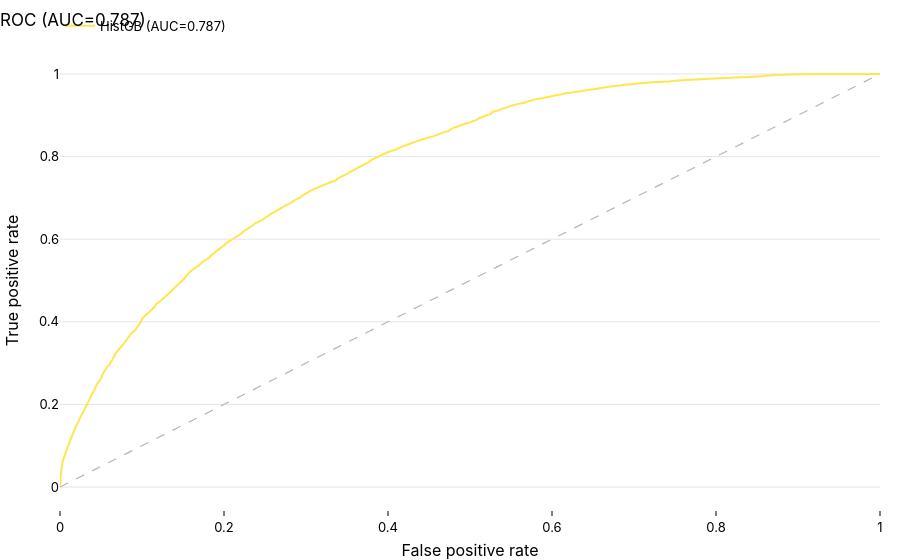
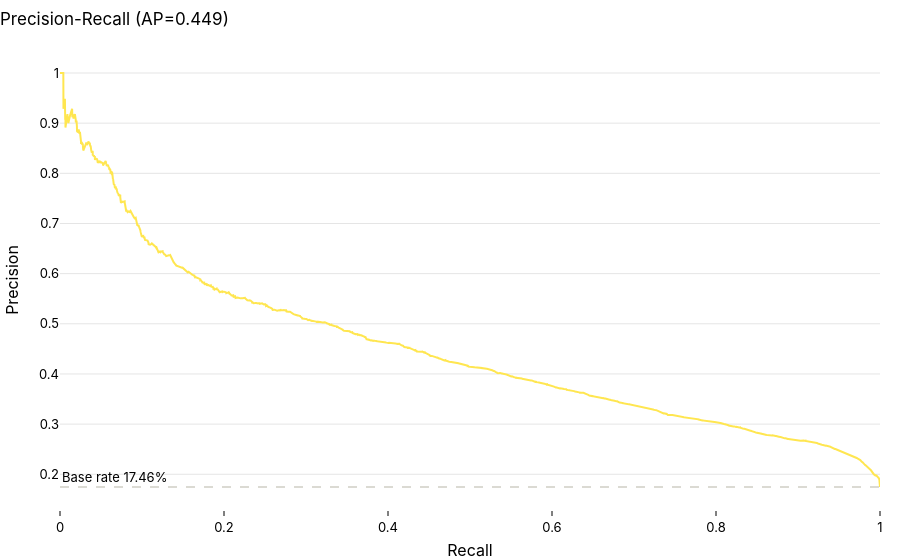
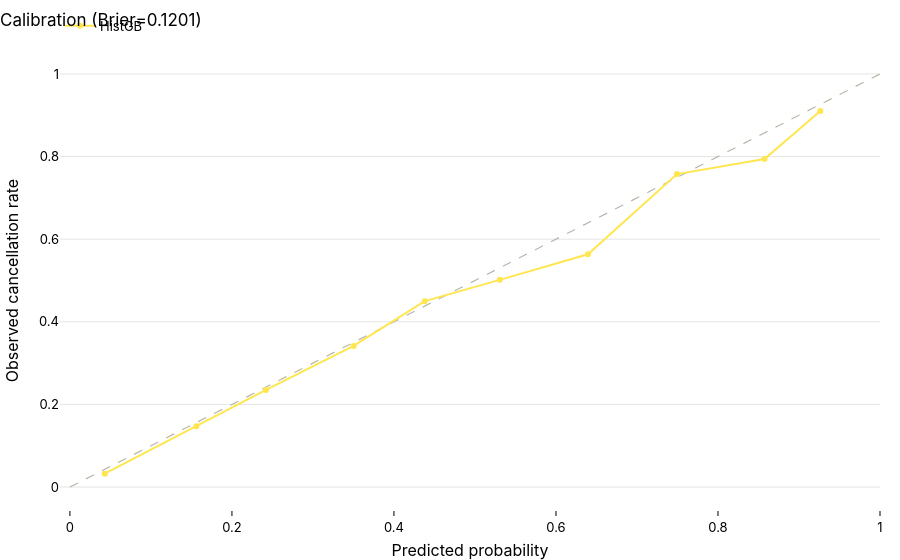

Here is the notebook cell these charts were saved with, in order:
### Markdown cell above
## §9 - Final evaluation on test (one-time only!)

### Code cell
# =============================================================================
# §9 TEST METRICS + diagnostic plots (Plotly)
# =============================================================================
from sklearn.metrics import roc_curve, precision_score, recall_score, f1_score
from sklearn.calibration import calibration_curve
prob_test = model.predict_proba(X_test)[:, 1]
test_metrics = pd.Series({
    "auc": roc_auc_score(y_test, prob_test), "ap": average_precision_score(y_test, prob_test),
    "brier": brier_score_loss(y_test, prob_test), "lift@5%": lift_at(y_test, prob_test, 0.05),
    "lift@10%": lift_at(y_test, prob_test, 0.10), "base_rate": float(y_test.mean()),
}, name="test").round(4)
thr_rows = []
for _, row in op_points.iterrows():
    pred = (prob_test >= row["threshold"]).astype(int)
    thr_rows.append({"name": row["name"], "threshold": row["threshold"],
                     "precision": precision_score(y_test, pred), "recall": recall_score(y_test, pred),
                     "f1": f1_score(y_test, pred)})
test_at_thresholds = pd.DataFrame(thr_rows).round(4)
test_metrics.to_csv(TAB / "test_metrics.csv"); test_at_thresholds.to_csv(TAB / "test_at_thresholds.csv", index=False)
print("== Headline (Test) =="); print(test_metrics.to_string())
print("\n== Operating points (Test) =="); print(test_at_thresholds.to_string(index=False))
# Plotly ROC / PR / calibration.
fpr, tpr, _ = roc_curve(y_test, prob_test)
P.roc_curve_fig({"HistGB": (fpr, tpr, test_metrics["auc"])}, title=f"ROC (AUC={test_metrics['auc']:.3f})").show()
p2, r2, _ = precision_recall_curve(y_test, prob_test)
P.pr_curve_fig({"HistGB": (r2, p2, test_metrics["ap"])}, base_rate=float(y_test.mean()),
               title=f"Precision-Recall (AP={test_metrics['ap']:.3f})").show()
fpos, mpred = calibration_curve(y_test, prob_test, n_bins=10)
P.calibration_fig({"HistGB": (mpred, fpos)}, title=f"Calibration (Brier={test_metrics['brier']:.4f})").show()

### Figure 1 — Plotly figure (JSON) as saved in the notebook; plotly's stock layout.template omitted (floating-point values rounded to 4 significant figures; data arrays with more than 128 entries replaced by an {"elided": "..."} marker saying what was removed)
{"data": [{"line": {"color": "#FFE650", "width": 2}, "mode": "lines", "name": "HistGB (AUC=0.787)", "type": "scatter", "x": {"elided": "7410 float values"}, "y": {"elided": "7410 float values"}}, {"line": {"color": "#B8B6A8", "dash": "dash", "width": 1.2}, "mode": "lines", "showlegend": false, "type": "scatter", "x": [0, 1], "y": [0, 1]}], "layout": {"title": {"text": "ROC (AUC=0.787)"}, "xaxis": {"title": {"text": "False positive rate"}}, "yaxis": {"title": {"text": "True positive rate"}}}}

### Figure 2 — Plotly figure (JSON) as saved in the notebook; plotly's stock layout.template omitted (floating-point values rounded to 4 significant figures; data arrays with more than 128 entries replaced by an {"elided": "..."} marker saying what was removed)
{"data": [{"line": {"color": "#FFE650", "width": 2}, "mode": "lines", "name": "HistGB (AP=0.449)", "type": "scatter", "x": {"elided": "10332 float values"}, "y": {"elided": "10332 float values"}}], "layout": {"annotations": [{"showarrow": false, "text": "Base rate 17.46%", "x": 0, "xanchor": "left", "xref": "x domain", "y": 0.1746, "yanchor": "bottom", "yref": "y"}], "shapes": [{"line": {"color": "#B8B6A8", "dash": "dash", "width": 1.2}, "type": "line", "x0": 0, "x1": 1, "xref": "x domain", "y0": 0.1746, "y1": 0.1746, "yref": "y"}], "title": {"text": "Precision-Recall (AP=0.449)"}, "xaxis": {"title": {"text": "Recall"}}, "yaxis": {"title": {"text": "Precision"}}}}

### Figure 3 — Plotly figure (JSON) as saved in the notebook; plotly's stock layout.template omitted (floating-point values rounded to 4 significant figures)
{"data": [{"line": {"color": "#B8B6A8", "dash": "dash", "width": 1.2}, "mode": "lines", "showlegend": false, "type": "scatter", "x": [0, 1], "y": [0, 1]}, {"line": {"color": "#FFE650", "width": 2}, "mode": "lines+markers", "name": "HistGB", "type": "scatter", "x": [0.04299, 0.1561, 0.2421, 0.3502, 0.438, 0.5306, 0.6395, 0.7493, 0.8574, 0.9264], "y": [0.03247, 0.1471, 0.235, 0.3417, 0.45, 0.5016, 0.5635, 0.7576, 0.7939, 0.9106]}], "layout": {"title": {"text": "Calibration (Brier=0.1201)"}, "xaxis": {"title": {"text": "Predicted probability"}}, "yaxis": {"title": {"text": "Observed cancellation rate"}}}}
